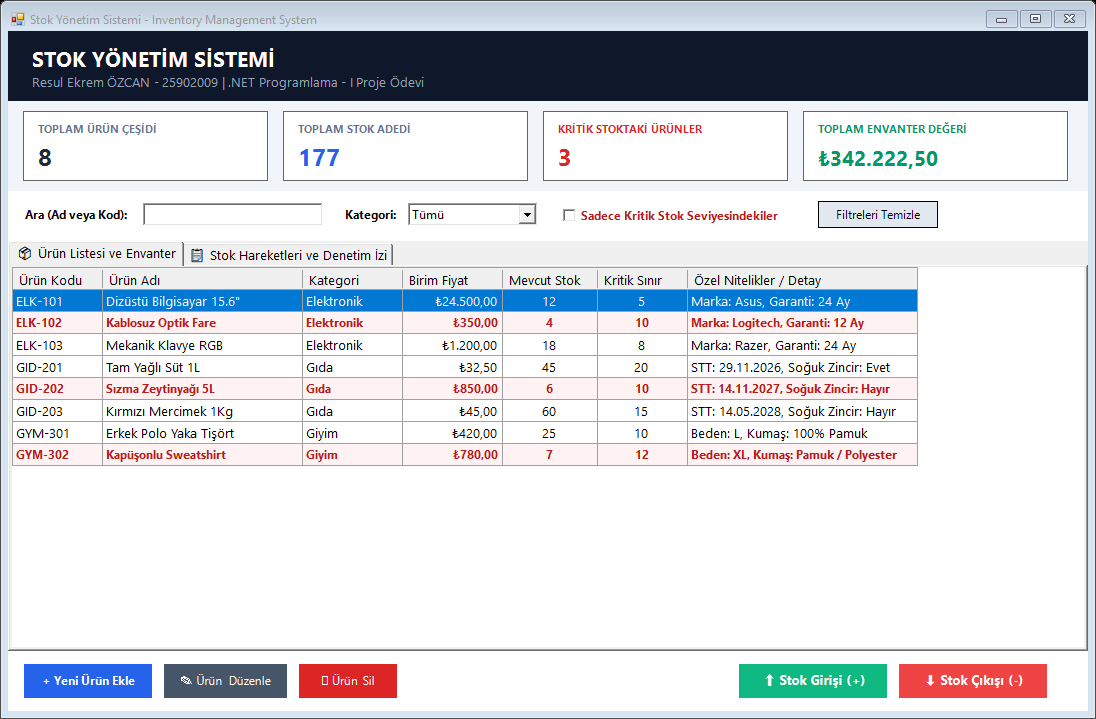
#> input picture Screenshots/01_AnaEkran_GenelGörünüm.png, 1096 x 719 px, found by its file name
$ python generate_annotated_screens.py
#> lines starting #> are read from the running program, lines starting #| are printed output that depends on the picture
# -*- coding: utf-8 -*-
import os
import math
from PIL import Image, ImageDraw, ImageFont

def draw_arrow(draw, start, end, color='#dc2626', width=4, arrow_size=16):
    x0, y0 = start
    x1, y1 = end
    draw.line([start, end], fill=color, width=width)
    angle = math.atan2(y1 - y0, x1 - x0)

    # Ok başının iki kanadı
    angle1 = angle + math.pi - math.pi / 6
    angle2 = angle + math.pi + math.pi / 6

    p1 = (x1 + arrow_size * math.cos(angle1), y1 + arrow_size * math.sin(angle1))
    p2 = (x1 + arrow_size * math.cos(angle2), y1 + arrow_size * math.sin(angle2))

    draw.polygon([end, p1, p2], fill=color)

def draw_callout(draw, rect, text, subtext, color_theme, font_title, font_body):
    x, y, w, h = rect
    bg_color = color_theme['bg']
    border_color = color_theme['border']
    title_color = color_theme['title']
    body_color = color_theme['body']

    # Arka plan ve kenarlık
    draw.rounded_rectangle([x, y, x + w, y + h], radius=8, fill=bg_color, outline=border_color, width=2)

    # Başlık
    draw.text((x + 10, y + 8), text, fill=title_color, font=font_title)
    # Açıklama
    draw.text((x + 10, y + 28), subtext, fill=body_color, font=font_body)

base_shots = r"C:\Users\ahmet\.gemini\antigravity\scratch\25902009_ResulEkremOzcan_InventoryManagement\Screenshots"
out_dir = r"C:\Users\ahmet\.gemini\antigravity\scratch\25902009_ResulEkremOzcan_InventoryManagement\Okli_Gorseller"
os.makedirs(out_dir, exist_ok=True)

# Font ayarları
try:
    font_bold_lg = ImageFont.truetype("arialbd.ttf", 15)
    font_bold = ImageFont.truetype("arialbd.ttf", 13)
    font_regular = ImageFont.truetype("arial.ttf", 11)
    font_header = ImageFont.truetype("arialbd.ttf", 18)
except:
    font_bold_lg = ImageFont.load_default()
    font_bold = ImageFont.load_default()
    font_regular = ImageFont.load_default()
    font_header = ImageFont.load_default()

themes = {
    'blue': {'bg': '#eff6ff', 'border': '#3b82f6', 'title': '#1d4ed8', 'body': '#1e293b'},
    'red': {'bg': '#fef2f2', 'border': '#ef4444', 'title': '#b91c1c', 'body': '#1e293b'},
    'green': {'bg': '#f0fdf4', 'border': '#22c55e', 'title': '#15803d', 'body': '#1e293b'},
    'purple': {'bg': '#faf5ff', 'border': '#a855f7', 'title': '#7e22ce', 'body': '#1e293b'},
    'orange': {'bg': '#fff7ed', 'border': '#f97316', 'title': '#c2410c', 'body': '#1e293b'}
}

# =========================================================================
# 1. GÖRSEL: ANA EKRAN VE GENEL GÖRÜNÜM (OKLARLA İŞLEV ANLATIMI)
# =========================================================================
img1_raw = Image.open(os.path.join(base_shots, "01_AnaEkran_GenelGörünüm.png"))
#> img1_raw is the input picture: PIL image 1096x719 RGBA; mean R, G, B, A 211.9, 214.1, 219.4, 255
canvas1 = Image.new('RGB', (1600, 780), color='#f8fafc')
canvas1.paste(img1_raw, (20, 40))
d1 = ImageDraw.Draw(canvas1)

d1.text((20, 10), "EKRAN 1: STOK YÖNETİM SİSTEMİ ANA EKRAN KONTROLLERİ VE KOMUTLARI", fill='#0f172a', font=font_header)

# Sağ taraftaki Callout'lar ve ekran üzerine işaretleme
# Ok 1: Dashboard
draw_arrow(d1, (1140, 100), (450, 140), color='#2563eb', width=3)
draw_callout(d1, (1140, 70, 430, 65), "1. CANLI DASHBOARD (ÖZET KARTLARI)",
             "Toplam urun, stok adedi, kritik stoktaki urunler ve mali deger.\nSabit degildir; generic List<Urun> uzerinden dinamik hesaplanir.",
             themes['blue'], font_bold, font_regular)
#> in draw_callout, `bg_color = color_theme['bg']`: bg_color = '#eff6ff'
#> in draw_callout, `border_color = color_theme['border']`: border_color = '#3b82f6'
#> in draw_callout, `title_color = color_theme['title']`: title_color = '#1d4ed8'
#> in draw_callout, `body_color = color_theme['body']`: body_color = '#1e293b'

# Ok 2: Arama ve Filtre
draw_arrow(d1, (1140, 190), (320, 205), color='#059669', width=3)
draw_callout(d1, (1140, 160, 430, 65), "2. CANLI ARAMA & KATEGORI FILTRESI",
             "txtArama_TextChanged ile anlik urun adi/kodu aramasi yapilir.\nComboBox ile Elektronik, Gida ve Giyim filtrelemesi saglanir.",
             themes['green'], font_bold, font_regular)

# Ok 3: Kritik Stok Kutusu & Tablo Vurgusu
draw_arrow(d1, (1140, 280), (660, 205), color='#dc2626', width=3)
draw_arrow(d1, (1140, 310), (450, 290), color='#dc2626', width=3)
draw_callout(d1, (1140, 250, 430, 75), "3. KRITIK STOK FILTRESI VE RENKLI VURGU",
             "chkKritikFiltre tiklandiginda sadece kritik seviyedekiler listelenir.\nTabloda kritik seviyenin altindaki urunler kirmizi arka planla\nvurgulanarak satinalma uyarisi verilir.",
             themes['red'], font_bold, font_regular)

# Ok 4: Polymorphic Detay Sütunu
draw_arrow(d1, (1140, 400), (950, 310), color='#7e22ce', width=3)
draw_callout(d1, (1140, 360, 430, 80), "4. POLIMORFIK DETAY SUTUNU (OOP)",
             "DetayBilgisiGetir() soyut (abstract) metodunun sonucudur.\nElektronik urunde 'Marka/Garanti', Gidada 'STT/Soguk Zincir',\nGiyimde 'Beden/Kumas' dinamik olarak tablodan gosterilir.",
             themes['purple'], font_bold, font_regular)

# Ok 5: CRUD Butonları
draw_arrow(d1, (1140, 520), (220, 725), color='#ea580c', width=3)
draw_callout(d1, (1140, 480, 430, 75), "5. URUN YONETIMI BUTONLARI (CRUD)",
             "+ Yeni Urun Ekle: Dialog formunu acarak polimorfik urun ekler.\nUrun Duzenle / Urun Sil: Secili kaydi gunceller veya bellekten kaldirir.\nAyni urun kodunun tekrar eklenmesi engellenir.",
             themes['orange'], font_bold, font_regular)

# Ok 6: Stok Giriş & Çıkış Butonları
draw_arrow(d1, (1140, 640), (870, 725), color='#16a34a', width=3)
draw_callout(d1, (1140, 600, 430, 75), "6. STOK GIRIS (+) VE STOK CIKIS (-) ISLEMLERI",
             "Secilen urunun stogunu artirir veya guvenli sekilde dusurur.\n0'dan buyuk olma ve yetersiz stok bakiye kontrolleri yapilarak\nnegatif stok olusmasi kesin olarak engellenir.",
             themes['green'], font_bold, font_regular)

canvas1.save(os.path.join(out_dir, "01_Oklu_AnaEkran_Rehberi.png"))

# =========================================================================
# 2. GÖRSEL: YENİ ÜRÜN EKLEME EKRANI (OKLARLA İŞLEV ANLATIMI)
# =========================================================================
img2_raw = Image.open(os.path.join(base_shots, "02_YeniUrun_EklemeEkrani.png"))
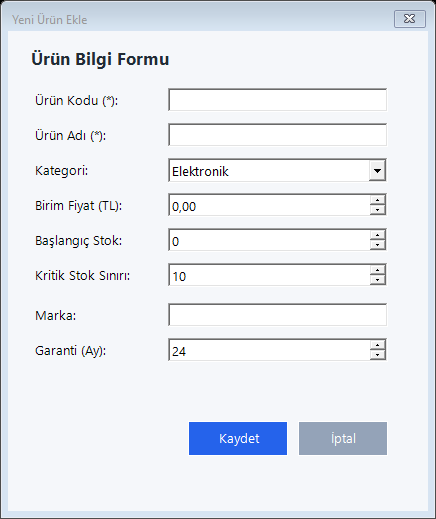
#> input picture Screenshots/02_YeniUrun_EklemeEkrani.png, 436 x 519 px, found by its file name
#> img2_raw is the input picture: PIL image 436x519 RGBA; mean R, G, B, A 232.7, 236.3, 241.8, 255
canvas2 = Image.new('RGB', (1050, 600), color='#f8fafc')
canvas2.paste(img2_raw, (30, 40))
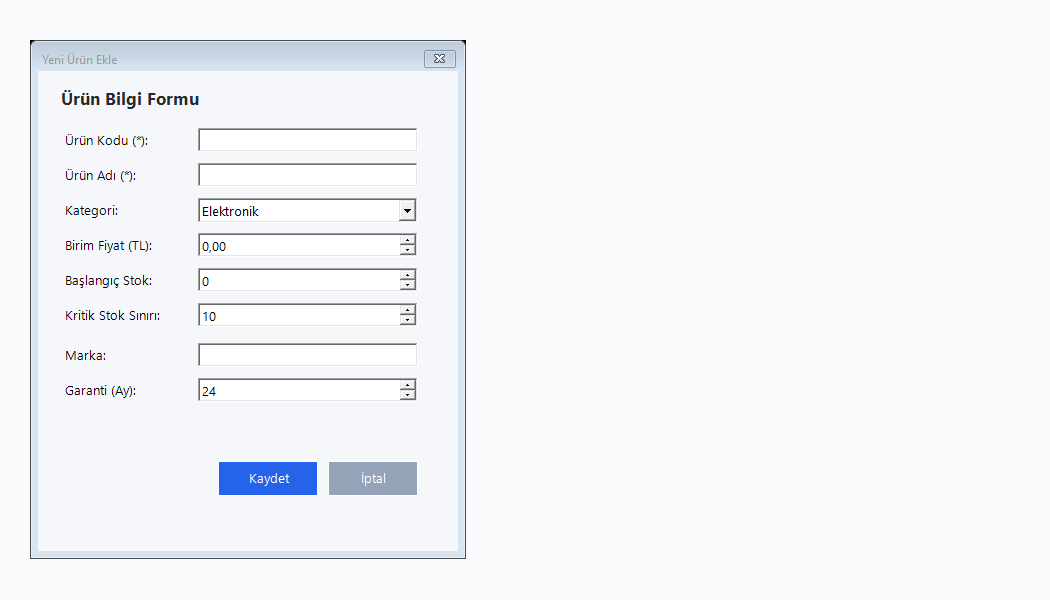
#> canvas2: PIL image 1050x600 RGB; mean R, G, B 242.5, 245.1, 248.3
d2 = ImageDraw.Draw(canvas2)

d2.text((30, 10), "EKRAN 2: YENİ ÜRÜN EKLEME FORMU VE DOĞRULAMA (VALIDATION) KOMUTLARI", fill='#0f172a', font=font_header)

draw_arrow(d2, (500, 100), (320, 100), color='#dc2626', width=3)
draw_callout(d2, (500, 70, 520, 60), "1. URUN KODU VE BENZERSIZLIK KONTROLU",
             "Bos birakilamaz kontrolu yapilir (string.IsNullOrWhiteSpace).\nSistemde onceden kayitli bir kod girilirse kayit engellenir.",
             themes['red'], font_bold, font_regular)

draw_arrow(d2, (500, 175), (320, 170), color='#2563eb', width=3)
draw_callout(d2, (500, 145, 520, 65), "2. KATEGORI SECIMI (DINAMIK OOP ENJEKSIYONU)",
             "Secilen kategoriye gore (Elektronik, Gida, Giyim) alt paneller\ndinamik acilir ve ilgili somut sinif (Derived Class) new'lenir.",
             themes['blue'], font_bold, font_regular)

draw_arrow(d2, (500, 255), (320, 240), color='#059669', width=3)
draw_callout(d2, (500, 225, 520, 65), "3. KAPSULLEME & NEGATIF DEGER KORUMASI",
             "Birim Fiyat ve Stok Miktari alanlari NumericUpDown ile korunur.\nOOP set bloklarindaki 'if (value < 0)' ile negatif veri engellenir.",
             themes['green'], font_bold, font_regular)

draw_arrow(d2, (500, 345), (320, 335), color='#7e22ce', width=3)
draw_callout(d2, (500, 310, 520, 65), "4. KATEGORIYE OZGU EK ALANLAR (KALITIM)",
             "Elektronik icin Marka & Garanti, Gida icin Son Tuketim Tarihi,\nGiyim icin Beden ve Kumas ozellikleri kalitilan sinifta toplanir.",
             themes['purple'], font_bold, font_regular)

draw_arrow(d2, (500, 465), (280, 455), color='#ea580c', width=3)
draw_callout(d2, (500, 435, 520, 65), "5. DOGRULAMA VE KAYIT ISLEMI (btnKaydet_Click)",
             "Try-catch bloklariyla veriler denetlenir; basariliysa StokYonetici'ye\neksiksiz aktarilir ve islem logu olusturulur.",
             themes['orange'], font_bold, font_regular)

canvas2.save(os.path.join(out_dir, "02_Oklu_UrunEkleme_Rehberi.png"))

# =========================================================================
# 3. GÖRSEL: STOK GİRİŞ VE ÇIKIŞ İŞLEMLERİ (OKLARLA İŞLEV ANLATIMI)
# =========================================================================
img3_raw = Image.open(os.path.join(base_shots, "03_StokGiris_Ekrani.png"))
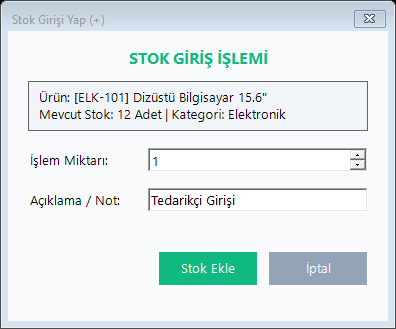
#> input picture Screenshots/03_StokGiris_Ekrani.png, 396 x 329 px, found by its file name
#> img3_raw is the input picture: PIL image 396x329 RGBA; mean R, G, B, A 225.7, 234.3, 236.8, 255
img4_raw = Image.open(os.path.join(base_shots, "04_StokCikis_Ekrani.png"))
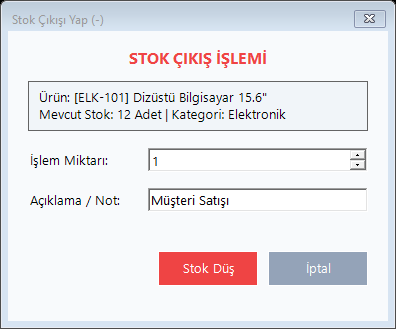
#> input picture Screenshots/04_StokCikis_Ekrani.png, 396 x 329 px, found by its file name
#> img4_raw is the input picture: PIL image 396x329 RGBA; mean R, G, B, A 232.3, 230.9, 235, 255

canvas3 = Image.new('RGB', (1200, 680), color='#f8fafc')
canvas3.paste(img3_raw, (40, 50))
canvas3.paste(img4_raw, (40, 380))
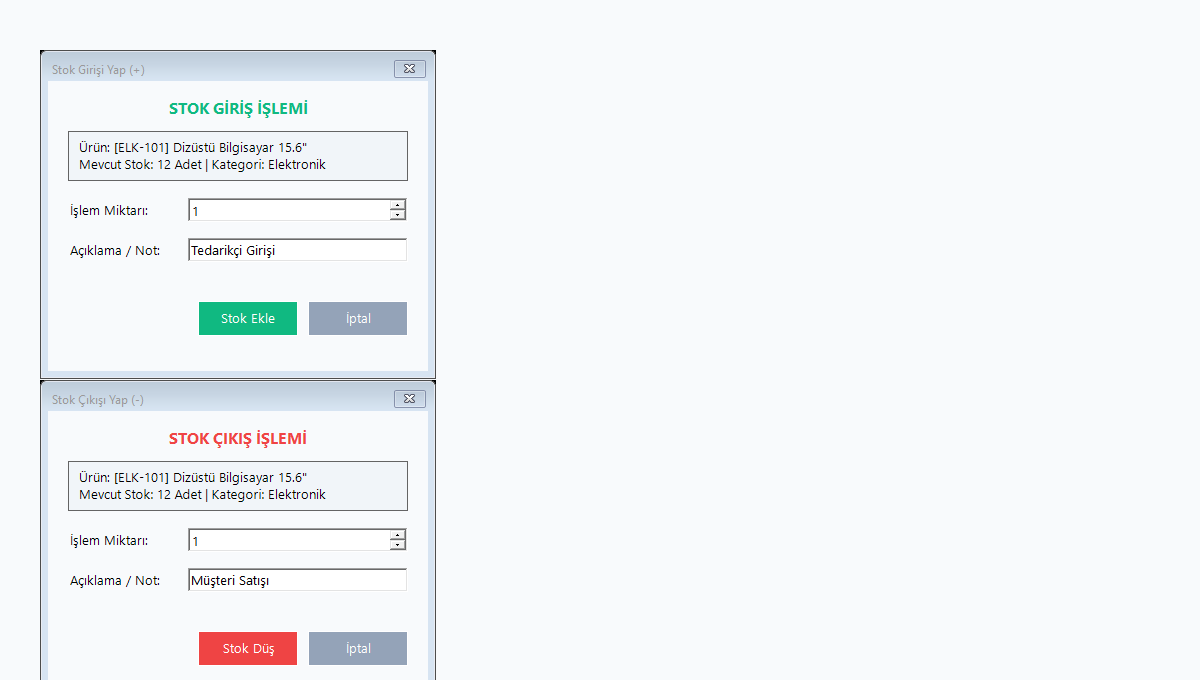
#> canvas3: PIL image 1200x680 RGB; mean R, G, B 242.1, 244.6, 247
d3 = ImageDraw.Draw(canvas3)

d3.text((40, 15), "EKRAN 3: STOK GİRİŞ (+) VE STOK ÇIKIŞ (-) GÜVENLİK KOMUTLARI", fill='#0f172a', font=font_header)

draw_arrow(d3, (500, 110), (320, 120), color='#16a34a', width=3)
draw_callout(d3, (500, 80, 660, 65), "1. STOK GIRISI (+) MIKTAR DOGRULAMASI",
             "Girilecek miktar mutlaka 0'dan buyuk olmalidir (miktar > 0).\nOnaylandiginda urunun mevcut stogu artirilir ve IslemKaydi olusur.",
             themes['green'], font_bold, font_regular)

draw_arrow(d3, (500, 220), (320, 215), color='#2563eb', width=3)
draw_callout(d3, (500, 190, 660, 65), "2. ISLEM ACIKLAMASI VE DENETIM IZI",
             "Tedarikci, fatura no veya sevkiyat bilgisi serbest metin olarak girilir.\nTum hareketler tarih/saat damgasiyla gecmise kaydedilir.",
             themes['blue'], font_bold, font_regular)

draw_arrow(d3, (500, 440), (320, 450), color='#dc2626', width=3)
draw_callout(d3, (500, 410, 660, 75), "3. STOK CIKISI (-) YETERSIZ STOK VE BAKIYE KORUMASI",
             "Mevcut stoktan (ornegin 12 adetten) daha fazla cikis yapilmasina izin verilmez!\nNumericUpDown.Maximum degeri dinamik olarak urunun mevcut stoguna sinirlanir.\nBoylece eksi/negatif stok riski %100 engellenir.",
             themes['red'], font_bold, font_regular)

draw_arrow(d3, (500, 560), (280, 600), color='#dc2626', width=3)
draw_callout(d3, (500, 530, 660, 65), "4. STOK DUSURME ONAYI (btnOnayla_Click)",
             "Urun.StokCikis(miktar) metodu tetiklenir. Basarili cikis sonrasi ana ekrandaki\ntoplam stok ve dashboard istatistikleri aninda guncellenir.",
             themes['red'], font_bold, font_regular)

canvas3.save(os.path.join(out_dir, "03_Oklu_StokHareketleri_Rehberi.png"))

# =========================================================================
# 4. GÖRSEL: DENETİM İZİ VE İŞLEM GEÇMİŞİ (OKLARLA İŞLEV ANLATIMI)
# =========================================================================
img6_raw = Image.open(os.path.join(base_shots, "06_StokHareketleriGecmisi.png"))
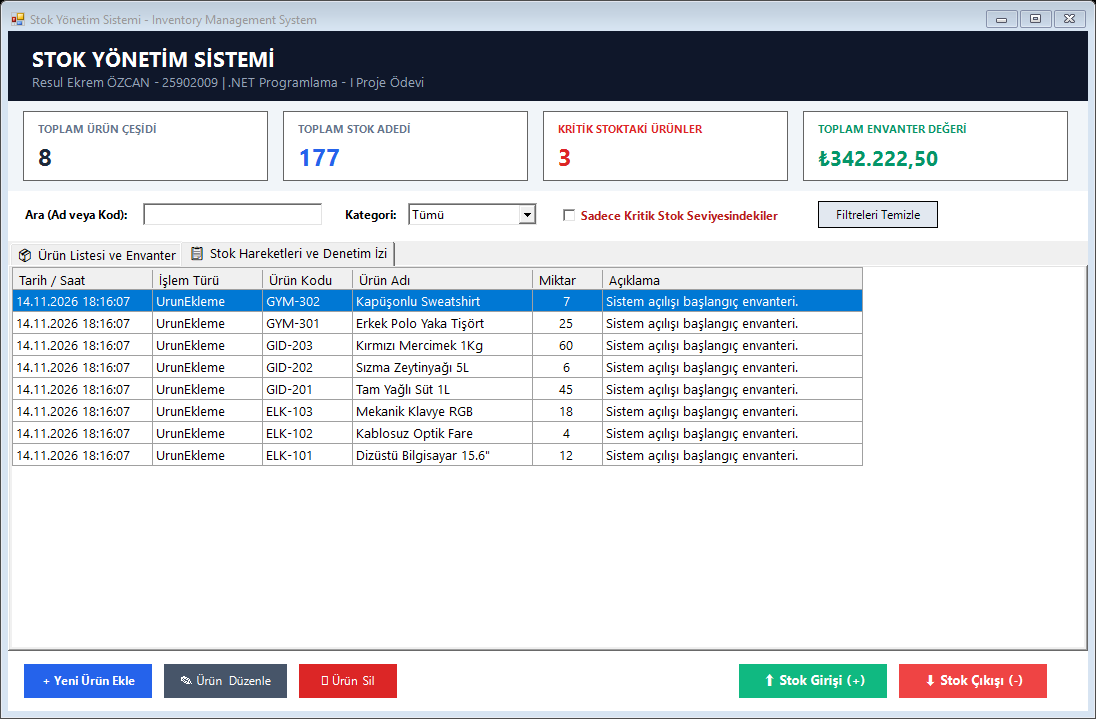
#> input picture Screenshots/06_StokHareketleriGecmisi.png, 1096 x 719 px, found by its file name
#> img6_raw is the input picture: PIL image 1096x719 RGBA; mean R, G, B, A 211.5, 215.1, 220.4, 255
canvas4 = Image.new('RGB', (1600, 780), color='#f8fafc')
canvas4.paste(img6_raw, (20, 40))
d4 = ImageDraw.Draw(canvas4)

d4.text((20, 10), "EKRAN 4: STOK HAREKETLERİ GEÇMİŞİ VE DENETİM İZİ (AUDIT LOG)", fill='#0f172a', font=font_header)

draw_arrow(d4, (1140, 120), (280, 205), color='#2563eb', width=3)
draw_callout(d4, (1140, 80, 430, 70), "1. OTOMATIK TARIH VE ZAMAN DAMGASI",
             "IslemKaydi olusturuldugu anda DateTime.Now ile sistem saati\nsaniyesine kadar kaydedilir ve siralama en guncelden baslar.",
             themes['blue'], font_bold, font_regular)

draw_arrow(d4, (1140, 260), (320, 270), color='#7e22ce', width=3)
draw_callout(d4, (1140, 220, 430, 75), "2. ISLEM TURU (ENUM ISLEMTURU)",
             "UrunEkleme, UrunGuncelleme, UrunSilme, StokGiris ve StokCikis\nislem turleri C# Enum yapisi ile tip guvenli olarak saklanir.",
             themes['purple'], font_bold, font_regular)

draw_arrow(d4, (1140, 400), (620, 310), color='#059669', width=3)
draw_callout(d4, (1140, 360, 430, 75), "3. ISLEM MIKTARI VE URUN DETAYI",
             "Hangi urunden kac adet girildigi veya dusuldugu kayit altina alinir.\nHerhangi bir veri kaybi veya karisiklik yasanmaz.",
             themes['green'], font_bold, font_regular)

draw_arrow(d4, (1140, 540), (820, 310), color='#ea580c', width=3)
draw_callout(d4, (1140, 500, 430, 75), "4. ACIKLAMA VE NOT BILGISI",
             "Kullanicinin islem yaparken girdigi notlar (Tedarikci, Musteri satisi vb.)\ndenetim amacli goruntulenir.",
             themes['orange'], font_bold, font_regular)

canvas4.save(os.path.join(out_dir, "04_Oklu_DenetimIzi_Rehberi.png"))
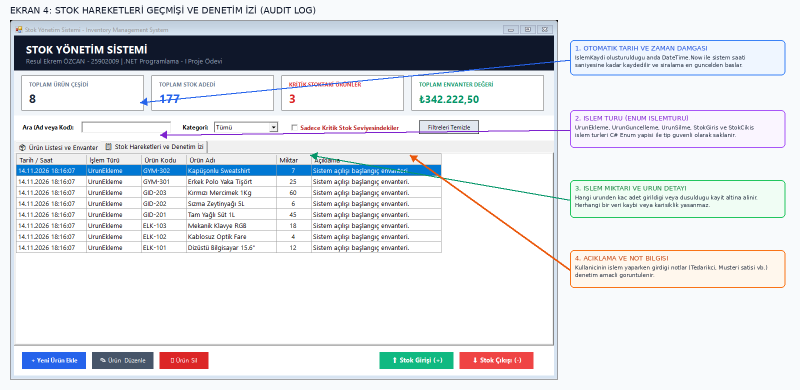
#> saved as 04_Oklu_DenetimIzi_Rehberi.png: PIL image 1600x780 RGB (shown at 1/2 size); mean R, G, B 221.6, 224.6, 229.1

print("Tum oklu gorseller basariyla uretildi!")
